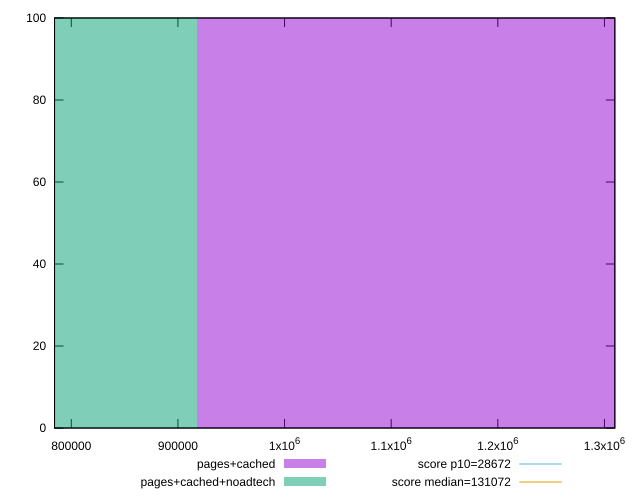

The script that saved this image:
reset

$pagesCached <<EOF
1223879.6212392123 100
EOF

$pagesCachedNoadtech <<EOF
611939.8106196062 100
EOF

set key outside below
set boxwidth 611939.8106196062
set xrange [784282.2833333333:1309728.2525155186]
set yrange [0:100]
set trange [0:100]
set style fill transparent solid 0.5 noborder

set parametric
set terminal svg size 640, 500 enhanced background rgb 'white'
set output "report_00026_2021-02-22T21:38:55.199Z/uses-long-cache-ttl/comparison/histogram/1_vs_2.svg"

plot $pagesCached title "pages+cached" with boxes, \
     $pagesCachedNoadtech title "pages+cached+noadtech" with boxes, \
     28672,t title "score p10=28672", \
     131072,t title "score median=131072"

reset
